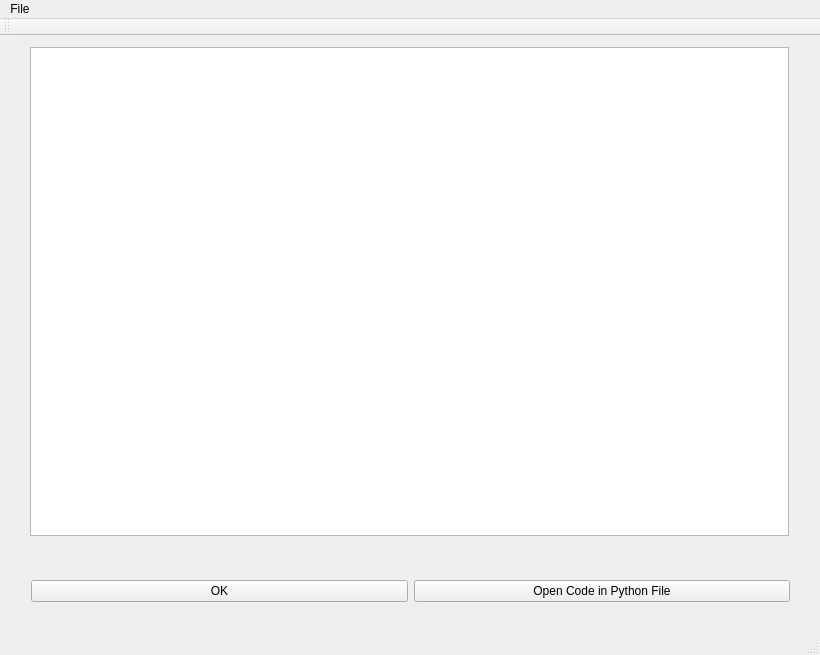
<?xml version="1.0" encoding="UTF-8"?>
<ui version="4.0">
 <class>MainWindow</class>
 <widget class="QMainWindow" name="MainWindow">
  <property name="geometry">
   <rect>
    <x>0</x>
    <y>0</y>
    <width>820</width>
    <height>655</height>
   </rect>
  </property>
  <property name="windowTitle">
   <string>MainWindow</string>
  </property>
  <widget class="QWidget" name="centralWidget">
   <widget class="QFrame" name="verticalFrame">
    <property name="geometry">
     <rect>
      <x>19</x>
      <y>0</y>
      <width>781</width>
      <height>511</height>
     </rect>
    </property>
    <layout class="QVBoxLayout" name="verticalLayout">
     <item>
      <widget class="QTextBrowser" name="textBrowser"/>
     </item>
    </layout>
   </widget>
   <widget class="QWidget" name="horizontalLayoutWidget">
    <property name="geometry">
     <rect>
      <x>20</x>
      <y>530</y>
      <width>781</width>
      <height>51</height>
     </rect>
    </property>
    <layout class="QHBoxLayout" name="horizontalLayout_4">
     <item>
      <widget class="QPushButton" name="okButton">
       <property name="text">
        <string>OK</string>
       </property>
      </widget>
     </item>
     <item>
      <widget class="QPushButton" name="openCode">
       <property name="text">
        <string>Open Code in Python File</string>
       </property>
      </widget>
     </item>
    </layout>
   </widget>
  </widget>
  <widget class="QMenuBar" name="menuBar">
   <property name="geometry">
    <rect>
     <x>0</x>
     <y>0</y>
     <width>820</width>
     <height>28</height>
    </rect>
   </property>
   <widget class="QMenu" name="menuFile">
    <property name="title">
     <string>File</string>
    </property>
    <addaction name="actionOpen"/>
    <addaction name="actionSave"/>
    <addaction name="actionClose"/>
   </widget>
   <addaction name="menuFile"/>
  </widget>
  <widget class="QToolBar" name="mainToolBar">
   <attribute name="toolBarArea">
    <enum>TopToolBarArea</enum>
   </attribute>
   <attribute name="toolBarBreak">
    <bool>false</bool>
   </attribute>
  </widget>
  <widget class="QStatusBar" name="statusBar"/>
  <action name="actionOpen">
   <property name="text">
    <string>Open[*]</string>
   </property>
  </action>
  <action name="actionSave">
   <property name="text">
    <string>Save</string>
   </property>
  </action>
  <action name="actionClose">
   <property name="text">
    <string>Close</string>
   </property>
  </action>
 </widget>
 <layoutdefault spacing="6" margin="11"/>
 <resources/>
 <connections/>
</ui>
